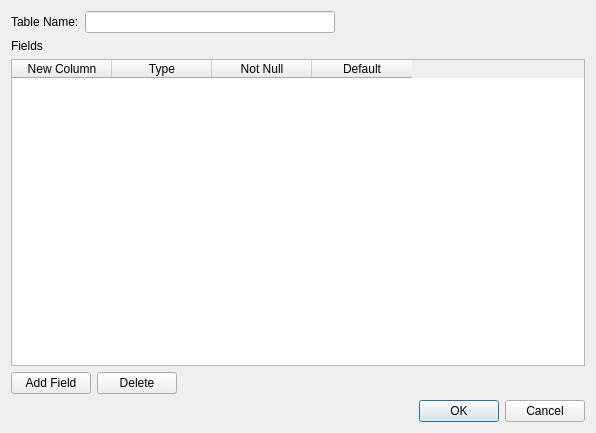
<?xml version="1.0" encoding="UTF-8"?>
<ui version="4.0">
 <class>CreateTableDialog</class>
 <widget class="QDialog" name="CreateTableDialog">
  <property name="geometry">
   <rect>
    <x>0</x>
    <y>0</y>
    <width>596</width>
    <height>433</height>
   </rect>
  </property>
  <property name="windowTitle">
   <string>Create Table</string>
  </property>
  <property name="windowIcon">
   <iconset resource="../resources.qrc">
    <normaloff>:/images/create_table.png</normaloff>:/images/create_table.png</iconset>
  </property>
  <layout class="QVBoxLayout" name="verticalLayout">
   <item>
    <layout class="QHBoxLayout" name="horizontalLayout_2">
     <item>
      <widget class="QLabel" name="label">
       <property name="text">
        <string>Table Name:</string>
       </property>
      </widget>
     </item>
     <item>
      <widget class="QLineEdit" name="txtTableName"/>
     </item>
     <item>
      <spacer name="horizontalSpacer_2">
       <property name="orientation">
        <enum>Qt::Horizontal</enum>
       </property>
       <property name="sizeHint" stdset="0">
        <size>
         <width>40</width>
         <height>20</height>
        </size>
       </property>
      </spacer>
     </item>
    </layout>
   </item>
   <item>
    <widget class="QLabel" name="label_2">
     <property name="text">
      <string>Fields</string>
     </property>
    </widget>
   </item>
   <item>
    <widget class="QTableWidget" name="tblFields">
     <column>
      <property name="text">
       <string>New Column</string>
      </property>
     </column>
     <column>
      <property name="text">
       <string>Type</string>
      </property>
     </column>
     <column>
      <property name="text">
       <string>Not Null</string>
      </property>
     </column>
     <column>
      <property name="text">
       <string>Default</string>
      </property>
     </column>
    </widget>
   </item>
   <item>
    <layout class="QHBoxLayout" name="horizontalLayout">
     <item>
      <widget class="QPushButton" name="cmdAddField">
       <property name="text">
        <string>Add Field</string>
       </property>
      </widget>
     </item>
     <item>
      <widget class="QPushButton" name="cmdDeleteField">
       <property name="text">
        <string>Delete</string>
       </property>
      </widget>
     </item>
     <item>
      <spacer name="horizontalSpacer">
       <property name="orientation">
        <enum>Qt::Horizontal</enum>
       </property>
       <property name="sizeHint" stdset="0">
        <size>
         <width>40</width>
         <height>20</height>
        </size>
       </property>
      </spacer>
     </item>
    </layout>
   </item>
   <item>
    <widget class="QDialogButtonBox" name="buttonBox">
     <property name="orientation">
      <enum>Qt::Horizontal</enum>
     </property>
     <property name="standardButtons">
      <set>QDialogButtonBox::Cancel|QDialogButtonBox::Ok</set>
     </property>
    </widget>
   </item>
  </layout>
 </widget>
 <resources>
  <include location="../resources.qrc"/>
 </resources>
 <connections>
  <connection>
   <sender>buttonBox</sender>
   <signal>accepted()</signal>
   <receiver>CreateTableDialog</receiver>
   <slot>accept()</slot>
   <hints>
    <hint type="sourcelabel">
     <x>248</x>
     <y>254</y>
    </hint>
    <hint type="destinationlabel">
     <x>157</x>
     <y>274</y>
    </hint>
   </hints>
  </connection>
  <connection>
   <sender>buttonBox</sender>
   <signal>rejected()</signal>
   <receiver>CreateTableDialog</receiver>
   <slot>reject()</slot>
   <hints>
    <hint type="sourcelabel">
     <x>316</x>
     <y>260</y>
    </hint>
    <hint type="destinationlabel">
     <x>286</x>
     <y>274</y>
    </hint>
   </hints>
  </connection>
 </connections>
</ui>
